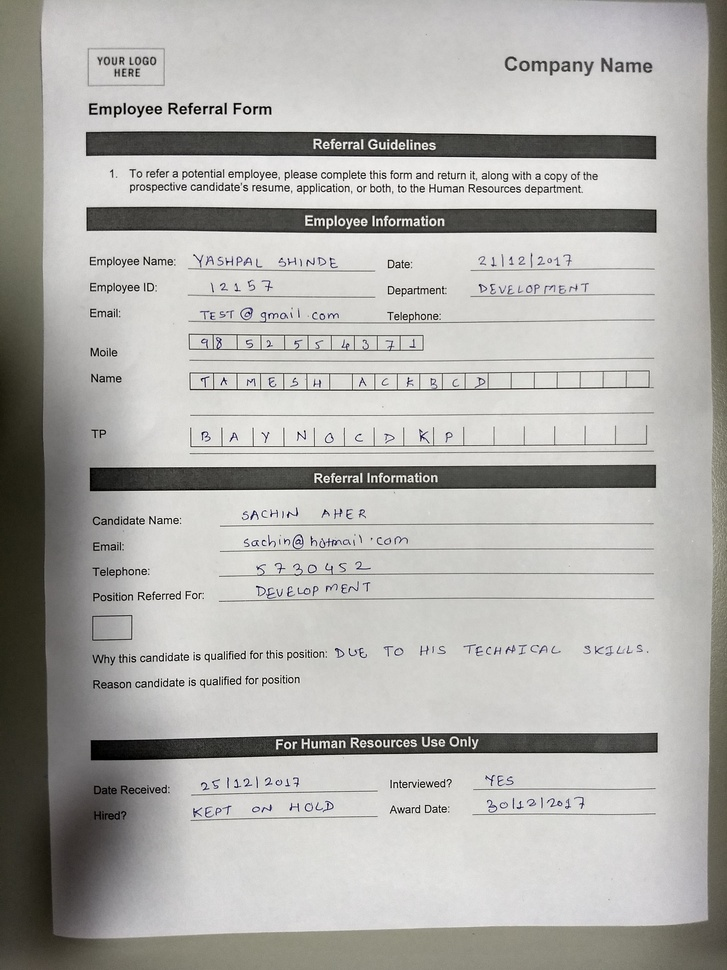
#> input picture Forms/InputImage5.jpg, 727 x 970 px, shrunk from 3024 x 4032 before the run, found by its file name
$ python Thresholding.py
#> lines starting #> are read from the running program, lines starting #| are printed output that depends on the picture; after the words box and inside, x2 and y2 are one past the last pixel; in counts of white or black regions, pixels touching at a corner belong together
import cv2
import numpy as np

imageFilePath =r'C:\Users\sachin13390\Desktop\OC\Froms\InputImage5.jpg'
kernel = np.ones((3,3),np.uint8)


image = cv2.imread(imageFilePath)
#> image is the input picture: shape (970, 727, 3); mean B, G, R 171.3, 174.9, 175.9
gray_image = cv2.cvtColor(image, cv2.COLOR_BGR2GRAY)

edege = cv2.Canny(gray_image,100,200,apertureSize = 3)
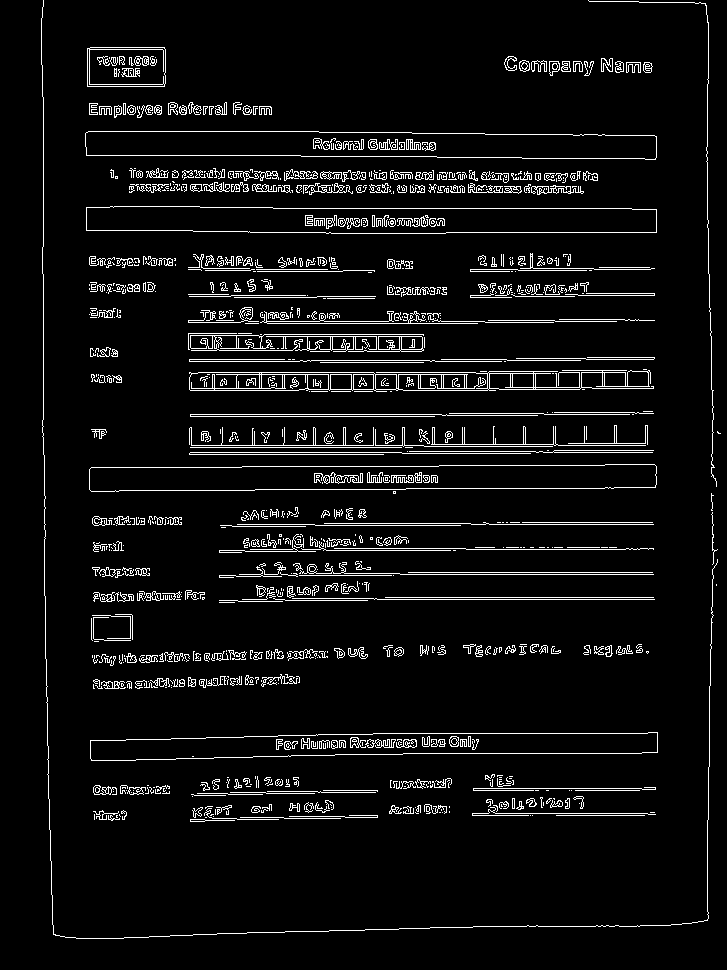
#> edege: shape (970, 727); 5.8% white in thin lines or dots

Gaussian_threshold_image = cv2.adaptiveThreshold(gray_image,255,cv2.ADAPTIVE_THRESH_GAUSSIAN_C,cv2.THRESH_BINARY,5,2)
#> Gaussian_threshold_image: shape (970, 727); 84.9% white; black in thin lines or dots

ret2,Otsu_Threshold_Image = cv2.threshold(gray_image,0,255,cv2.THRESH_BINARY+cv2.THRESH_OTSU)
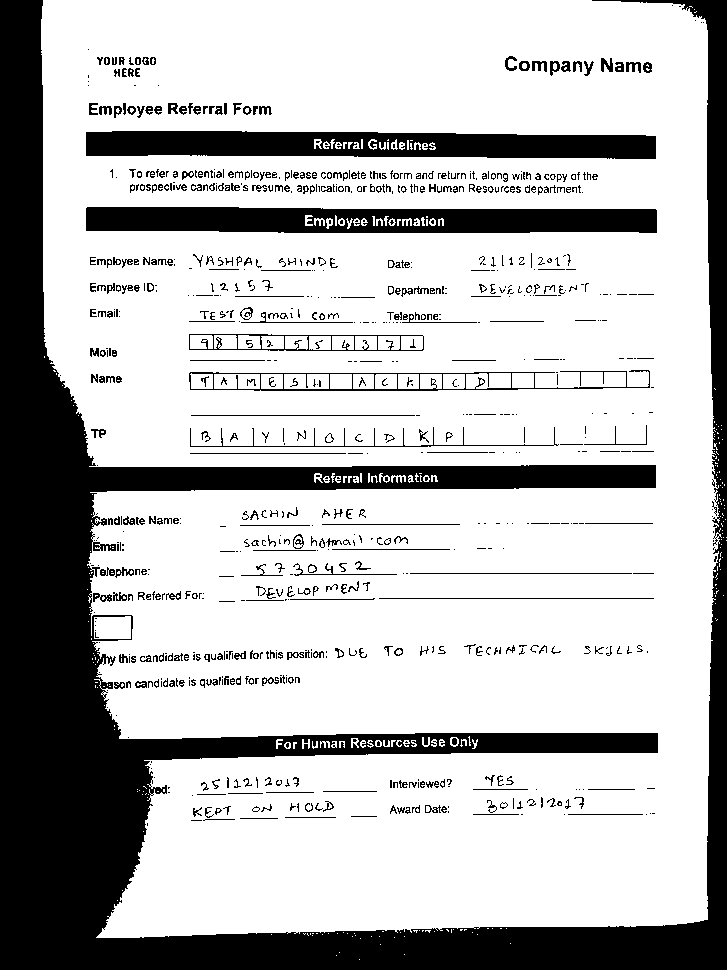
#> Otsu_Threshold_Image: shape (970, 727); 73% white; 850 black regions (464 under 20 px), largest, box (x1, y1, x2, y2) and area: (0, 0, 727, 970) 143969, (86, 131, 656, 159) 13079, (86, 207, 657, 233) 12968
#> ret2 = 147

blur = cv2.GaussianBlur(gray_image,(5,5),0)
ret3,Otsu_Threshold_GaussianBlur_Image = cv2.threshold(blur,0,255,cv2.THRESH_BINARY+cv2.THRESH_OTSU)
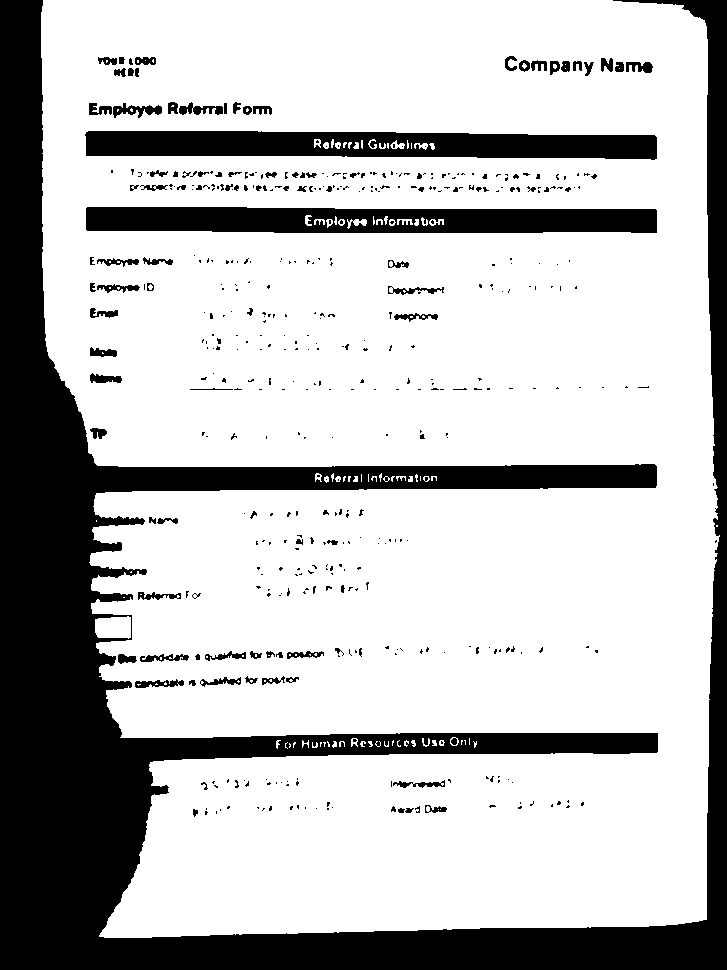
#> Otsu_Threshold_GaussianBlur_Image: shape (970, 727); 74% white; 469 black regions (370 under 20 px), largest, box (x1, y1, x2, y2) and area: (0, 0, 727, 970) 146951, (85, 131, 657, 160) 13367, (86, 207, 657, 233) 13122
#> ret3 = 148
cv2.imwrite(r'C:\Users\sachin13390\Desktop\Otsu_Threshold_GaussianBlur_Image.jpg',Otsu_Threshold_GaussianBlur_Image)

kernel = np.ones((5,5), np.uint8)
Otsu_Threshold_GaussianBlur_Image = cv2.bitwise_not(Otsu_Threshold_GaussianBlur_Image)

img_erosion = cv2.erode(Otsu_Threshold_GaussianBlur_Image, kernel, iterations=1)
#> img_erosion: shape (970, 727); 21.7% white; 30 white regions (23 under 20 px), largest, box (x1, y1, x2, y2) and area: (0, 0, 727, 970) 132782, (88, 133, 655, 157) 10047, (88, 209, 655, 231) 9712
cv2.imwrite(r'C:\Users\sachin13390\Desktop\img_erosion.jpg',img_erosion)

img_dilation = cv2.dilate(Otsu_Threshold_GaussianBlur_Image, kernel, iterations=5)
#> img_dilation: shape (970, 727); 54.6% white; 10 black regions (7 under 20 px), largest, box (x1, y1, x2, y2) and area: (51, 0, 705, 928) 320381, (248, 293, 257, 298) 45, (257, 795, 276, 797) 20

cv2.imwrite(r'C:\Users\sachin13390\Desktop\img_dilation.jpg',img_dilation)

Adaptive_Mean_Threshold_Image = cv2.adaptiveThreshold(gray_image,255,cv2.ADAPTIVE_THRESH_MEAN_C,cv2.THRESH_BINARY,5,2)
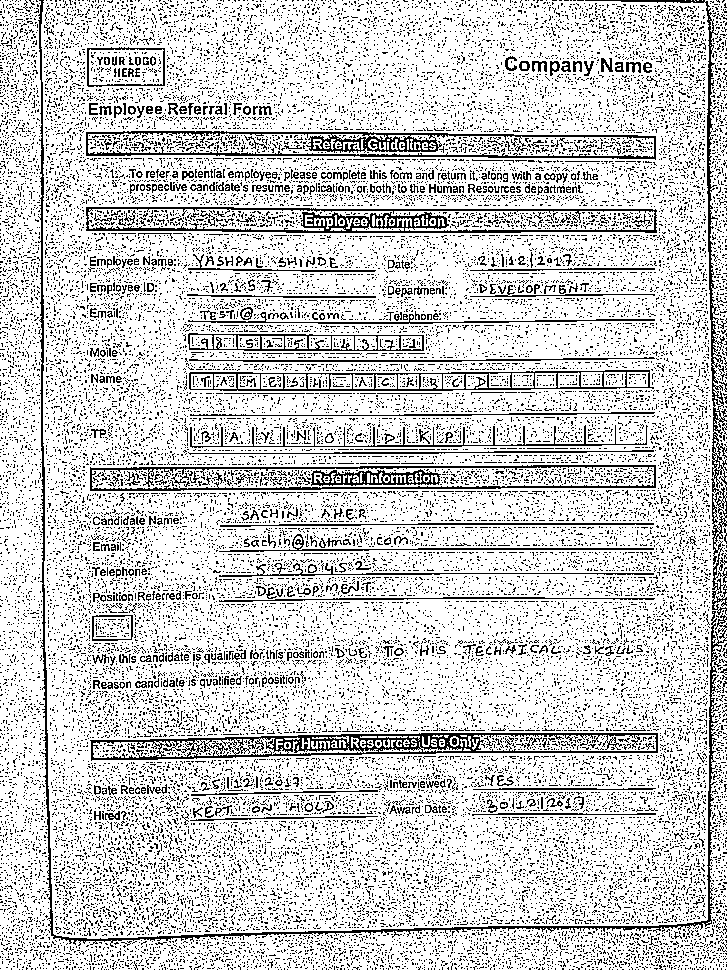
#> Adaptive_Mean_Threshold_Image: shape (970, 727); 80.9% white; black in thin lines or dots


opening = cv2.morphologyEx(Otsu_Threshold_GaussianBlur_Image, cv2.MORPH_OPEN, kernel)
#> opening: shape (970, 727); 24.5% white; 28 white regions, largest, box (x1, y1, x2, y2) and area: (0, 0, 727, 970) 145397, (86, 131, 657, 159) 13067, (86, 207, 657, 233) 12804
cv2.imwrite(r'C:\Users\sachin13390\Desktop\opening.jpg',opening)

closing = cv2.morphologyEx(Otsu_Threshold_GaussianBlur_Image, cv2.MORPH_CLOSE, kernel)
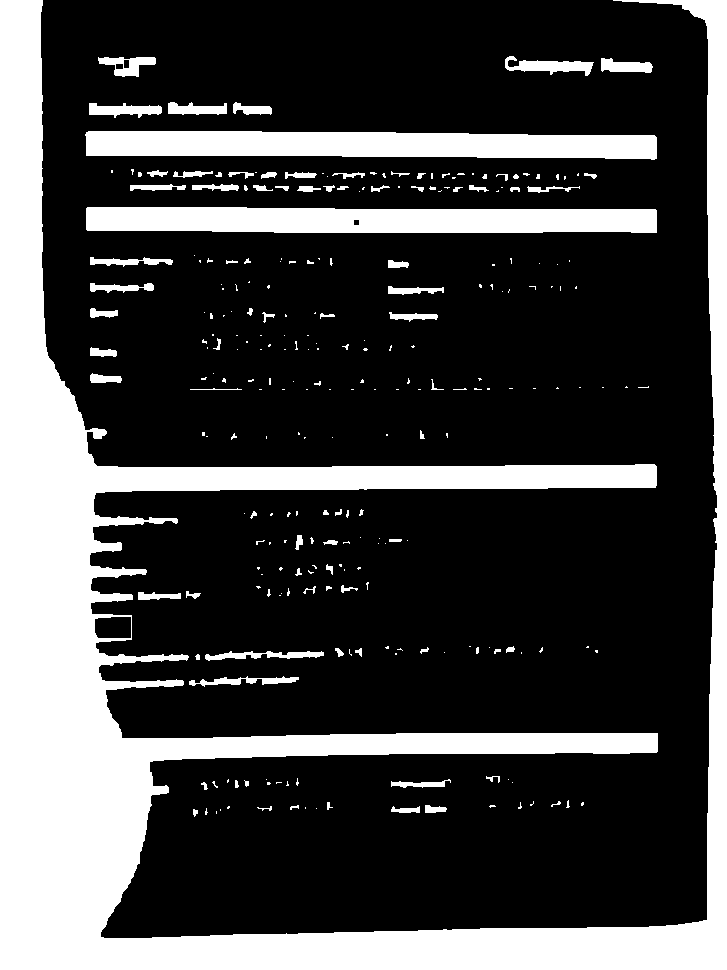
#> closing: shape (970, 727); 26.8% white; 265 white regions (180 under 20 px), largest, box (x1, y1, x2, y2) and area: (0, 0, 727, 970) 149163, (85, 131, 657, 160) 13850, (86, 207, 657, 233) 13684
cv2.imwrite(r'C:\Users\sachin13390\Desktop\closing.jpg',closing)

$ run again, with Forms/InputImage1.jpg copied over Forms/InputImage5.jpg
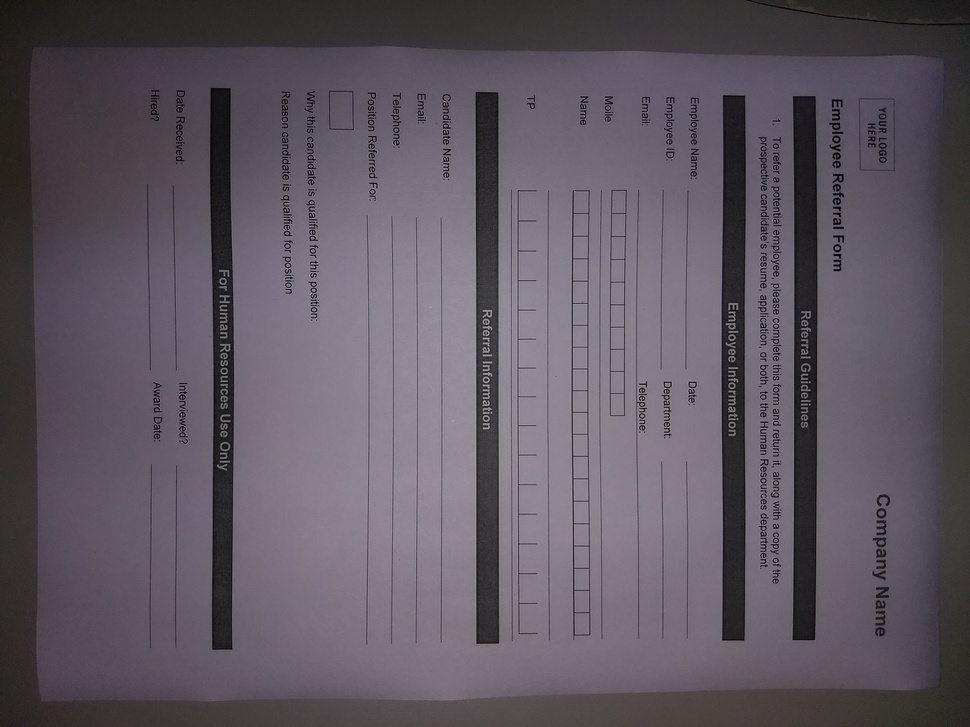
#> input picture Forms/InputImage1.jpg, 970 x 727 px, shrunk from 4032 x 3024 before the run, found by its file name
#> image is the input picture: shape (727, 970, 3); mean B, G, R 97.2, 87.3, 94.7
#> `edege = cv2.Canny(gray_image,100,200,apertureSize = 3)`:
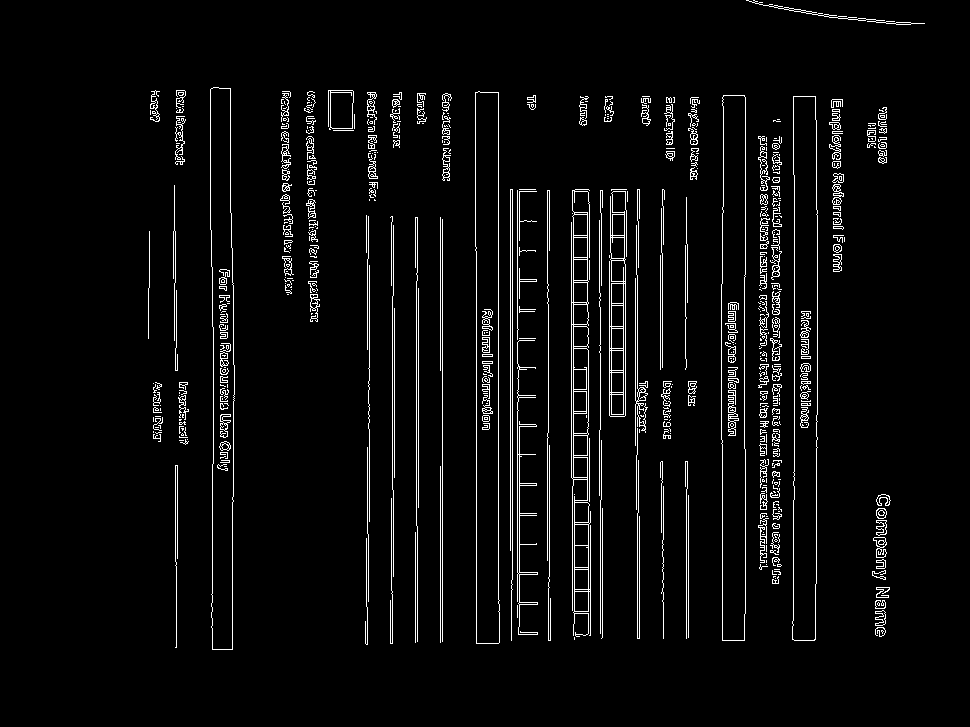
#> edege: shape (727, 970); 4.1% white in thin lines or dots, all inside (x1, y1, x2, y2) = (148, 0, 925, 650)
#> Gaussian_threshold_image: shape (727, 970); 89.7% white; black in thin lines or dots
#> Otsu_Threshold_Image: shape (727, 970); 57.7% white; 905 black regions (688 under 20 px), largest, box (x1, y1, x2, y2) and area: (0, 0, 970, 727) 259596, (721, 95, 746, 641) 12044, (475, 92, 499, 644) 11925
#> ret2 = 86
#> ret3 = 87
#> img_erosion: shape (727, 970); 39.5% white; 76 white regions (45 under 20 px), largest, box (x1, y1, x2, y2) and area: (0, 0, 970, 727) 257108, (723, 96, 745, 639) 10225, (476, 93, 498, 642) 8633
#> img_dilation: shape (727, 970); 63.8% white; 5 black regions, box (x1, y1, x2, y2) and area: (89, 62, 902, 691) 254383, (756, 85, 781, 126) 621, (160, 248, 165, 371) 423, (898, 506, 902, 542) 86, (398, 78, 421, 82) 58
#> Adaptive_Mean_Threshold_Image: shape (727, 970); 86.5% white; black in thin lines or dots
#> opening: shape (727, 970); 42.8% white; 72 white regions, largest, box (x1, y1, x2, y2) and area: (0, 0, 970, 727) 269190, (721, 94, 747, 641) 13029, (474, 91, 500, 644) 11529
#> `closing = cv2.morphologyEx(Otsu_Threshold_GaussianBlur_Image, cv2.MORP..`:
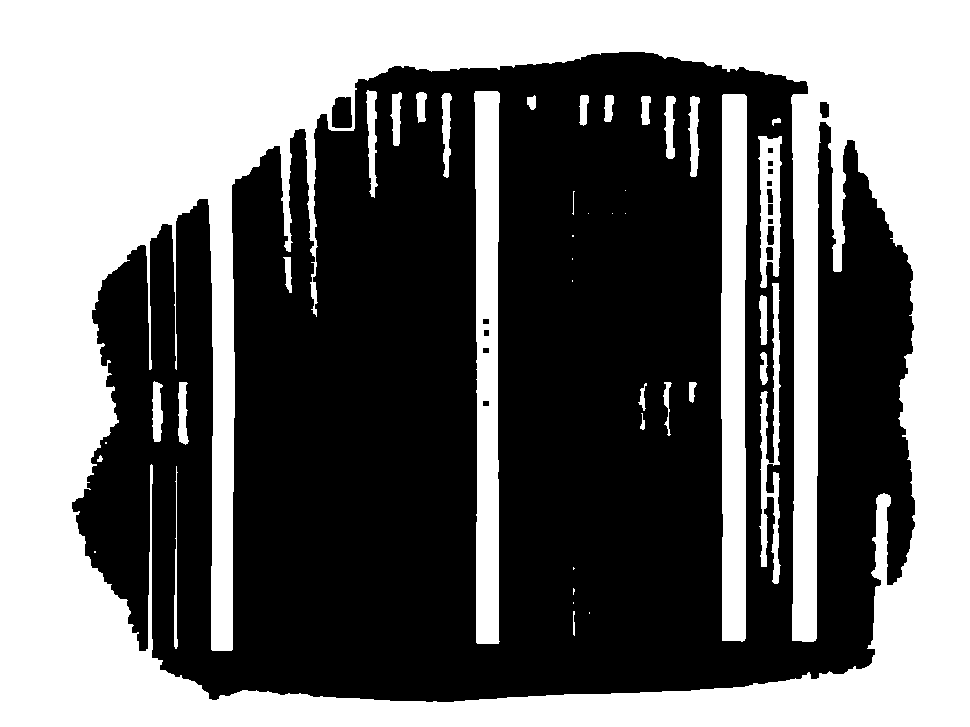
#> closing: shape (727, 970); 44.5% white; 42 white regions (13 under 20 px), largest, box (x1, y1, x2, y2) and area: (0, 0, 970, 727) 276960, (721, 94, 747, 642) 13190, (474, 91, 500, 644) 12320
